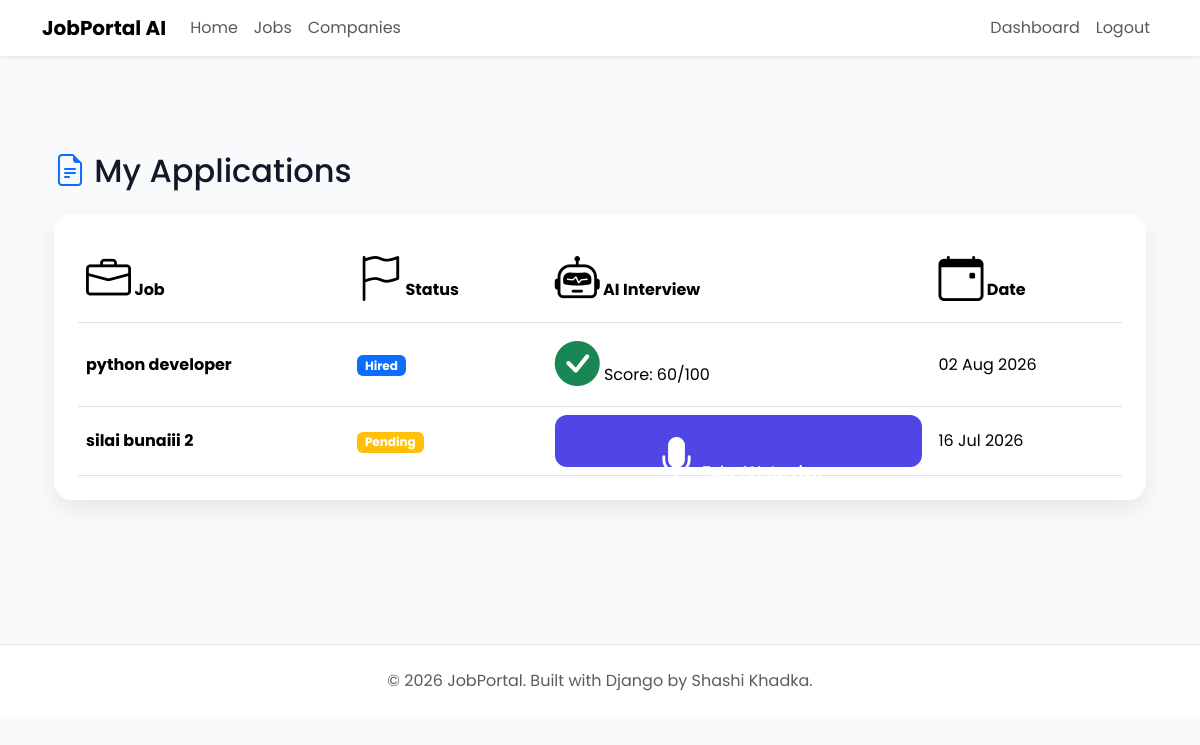
Page /applications/my-applications/ (signed in) on the committed database.
### applications/models.py (models this page shows, shortened)
class Application(models.Model):
    applicant = models.ForeignKey( settings.AUTH_USER_MODEL, on_delete=models.CASCADE, related_name="applications" )
    job = models.ForeignKey( Job, on_delete=models.CASCADE,related_name="applications")
    resume = models.FileField( upload_to="resumes/")
    cover_letter = models.TextField( blank=True)
    status = models.CharField( max_length=20,choices=Applicationstatus.choices,default=Applicationstatus.PENDING )
    applied_at = models.DateTimeField(auto_now_add=True)
    first_name = models.CharField(max_length=100, default="")
    last_name = models.CharField(max_length=100, default="")
    location = models.CharField(max_length=100, default="")
    class Meta:
        ordering = ["-applied_at"]
        unique_together = ("applicant", "job")

class AIInterview(models.Model):
    application = models.OneToOneField( Application, on_delete=models.CASCADE)
    questions = models.JSONField(default=list, blank=True)
    answers = models.JSONField(default=list, blank=True)
    score = models.IntegerField(default=0)
    feedback = models.TextField(blank=True)
    completed = models.BooleanField(default=False)

### jobs/models.py (models this page shows, shortened)
class Job(models.Model):
    class EmploymentType(models.TextChoices):
        FULL_TIME = "Full Time"
        PART_TIME = "Part Time"
        INTERNSHIP = "Internship"
        CONTRACT = "Contract"
    class ExperienceLevel(models.TextChoices):
        ENTRY =  "Entry Level"
        MID =  "Mid Level"
        SENIOR = "Senior Level"
    company = models.ForeignKey(Company,on_delete=models.CASCADE,related_name="jobs")
    title = models.CharField(max_length=200)
    slug = models.SlugField(unique=True,blank=True)
    description = models.TextField()
    location = models.CharField(max_length=150)
    employment_type = models.CharField(max_length=20,choices=EmploymentType.choices)
    experience_level = models.CharField( max_length=20, choices=ExperienceLevel.choices )
    salary_min = models.PositiveIntegerField()
    salary_max = models.PositiveIntegerField()
    vacancies = models.PositiveIntegerField(default=1)
    deadline = models.DateField()
    is_active = models.BooleanField(default=True)
    created_at = models.DateTimeField(auto_now_add=True)
    updated_at = models.DateTimeField(auto_now=True)

### applications/views.py (the view)
# urls.py: path("my-applications/",views.my_applications,name="my-applications"),
@login_required
def my_applications(request):
    applications = Application.objects.filter( applicant=request.user)
    return render(request,"applications/my_application.html",{"applications": applications})

### templates/applications/my_application.html (shortened to what this page needs)
{% extends "base.html" %}
{% block content %}
<div class="container py-5">
    <h2 class="mb-4">
        <i class="bi bi-file-earmark-text text-primary"></i>
        My Applications
    </h2>
    <div class="custom-card">
        <div class="table-responsive">
            <table class="table align-middle">
                <thead>
                    <tr>
                        <th><i class="bi bi-briefcase"></i> Job</th>
                        <th><i class="bi bi-flag"></i> Status</th>
                        <th><i class="bi bi-robot"></i> AI Interview</th>
                        <th><i class="bi bi-calendar-event"></i> Date</th>
                    </tr>
                </thead>
                <tbody>
                {% for application in applications %}
                    <tr>
                        <td>
                            <strong>{{ application.job.title }}</strong>
                        </td>
                        <td>
                            {% if application.status == "Pending" %}
                                <span class="badge bg-warning">Pending</span>
                            {% elif application.status == "Reviewing" %}
                                <span class="badge bg-info">Reviewing</span>
                            {% elif application.status == "Shortlisted" %}
                                <span class="badge bg-success">Shortlisted</span>
                            {% elif application.status == "Hired" %}
                                <span class="badge bg-primary">Hired</span>
                            {% elif application.status == "Rejected" %}
                                <span class="badge bg-danger">Rejected</span>
                            {% endif %}
                        </td>
                        <td>
                            {% if application.aiinterview.completed %}
                                <i class="bi bi-check-circle-fill text-success"></i>
                                Score: {{ application.aiinterview.score }}/100
                            {% else %}
                                <a href="{% url 'start-interview' application.id %}" class="btn btn-sm btn-primary-custom">
                                    <i class="bi bi-mic-fill"></i> Take AI Interview
                                </a>
                            {% endif %}
                        </td>
                        <td>
                            {{ application.applied_at|date:"d M Y" }}
                        </td>
                    </tr>
                {% endfor %}
                </tbody>
            </table>
        </div>
    </div>
</div>
{% endblock %}

### static/css/variables.css (style rules this page uses)
:root { --primary:#4F46E5; --primary-hover:#4338CA; --secondary:#6366F1; --success:#22C55E; --danger:#EF4444; --warning:#F59E0B; --dark:#0F172A; --gray:#64748B; --light:#F8FAFC; --white:#FFFFFF; --border:#E2E8F0; --shadow:0 8px 30px rgba(0,0,0,.08); --radius:12px; }

### static/css/main.css (style rules this page uses)
* { margin:0; padding:0; box-sizing:border-box; }
body { font-family:'Poppins',sans-serif; background:var(--light); color:var(--dark); }
a { text-decoration:none; }

### static/css/components.css (style rules this page uses)
.custom-card { background:white; border-radius:14px; padding:25px; box-shadow:var(--shadow); transition:.3s; }
.btn-primary-custom { background:var(--primary); color:white; padding:12px 22px; border-radius:10px; border:none; transition:.3s; }

### static/css/style.css (style rules this page uses)
* { margin:0; padding:0; box-sizing:border-box; }
body { font-family:'Poppins',sans-serif; background:var(--light); color:var(--dark); }
a { text-decoration:none; }
.table { margin-bottom:0; }
.table td, .table th { vertical-align:middle; }

### static/css/dashboard.css (style rules this page uses)
.custom-card { background:white; border-radius:16px; padding:25px; box-shadow:0 10px 25px rgba(0,0,0,.08); transition:.3s; }
.custom-card i { font-size:45px; }
:root { --primary:#4F46E5; --success:#22C55E; --warning:#F59E0B; --danger:#EF4444; --bg:#F6F8FC; --card:#ffffff; --text:#1E293B; --muted:#64748B; --border:#E5E7EB; }
body { background:var(--bg); }
:root { --primary:#2563eb; --primary-dark:#1d4ed8; --primary-light:#eef4ff; --success:#16a34a; --warning:#f59e0b; --danger:#ef4444; --text:#111827; --text-light:#6b7280; --border:#e5e7eb; --white:#ffffff; --background:#f8fafc; --radius:18px; --radius-sm:12px; --shadow:0 10px 30px rgba(0,0,0,.06); --shadow-hover:0 18px 40px rgba(37,99,235,.15); --transition:.25s ease; }
* { box-sizing:border-box; }
body { background:var(--background); font-family:"Poppins", sans-serif; color:var(--text); -webkit-font-smoothing:antialiased; }
a { text-decoration:none; transition:color var(--transition); }
.btn { transition:transform var(--transition), box-shadow var(--transition), background var(--transition); }
.custom-card { padding:24px; border-radius:18px; }

### static/css/auth.css (style rules this page uses)
.btn-primary-custom { width: 100%; height: 52px; border: none; border-radius: 12px; background: #4F46E5; color: white; font-weight: 600; transition: .3s; }

### rows in the picture
Application: job "python developer", status "Hired", aiinterview.score "60", applied_at "02 Aug 2026"
Application: job "silai bunaiii 2", status "Pending", shows "Take AI Interview", applied_at "16 Jul 2026"
